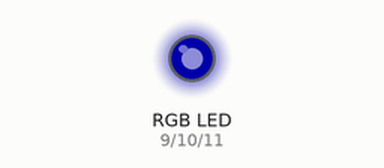
This sketch was run on a simulated Arduino Uno, built with avr-gcc and run on an emulated ATmega328P. Parts: an RGB LED mixed from three pins (HIGH = lit). Dim RGB values are drawn brighter than linear.

Above: at 0.15 s.
At 4.95 s:
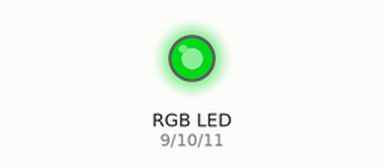
At 9.75 s:
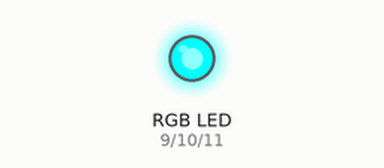
At 19.96 s:
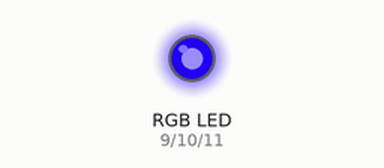
At 28.97 s:
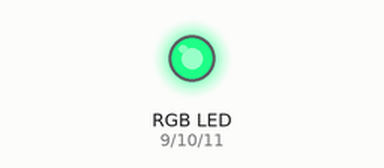
At 39.78 s:
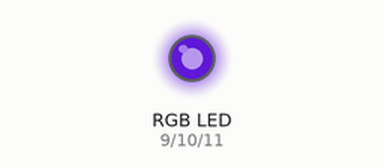
Timing chart, 0 to 40.0 s (numbered marks = the images above):
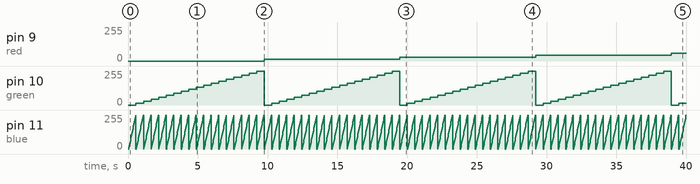

Measured:
- by itself, pin 9 (red): 0/255 → 15/255 at 9.8 s, → 30/255 9.7 s later, → 45/255 9.7 s later, → 60/255 9.7 s later
- by itself, pin 10 (green): repeats every 9.7 s: 30/255 0.54 s, 45/255 0.54 s, 60/255 0.54 s, 75/255 0.54 s, 90/255 0.54 s, 105/255 0.54 s, 120/255 0.54 s, 135/255 0.54 s, 150/255 0.54 s, 165/255 0.54 s, 180/255 0.54 s, 195/255 0.54 s, 210/255 0.54 s, 225/255 0.54 s, 240/255 0.54 s, 255/255 0.54 s, 0/255 0.54 s, 15/255 0.54 s

The sketch:

Tema_II_3.ino
```cpp
int red= 9;
int green= 10;
int blue = 11;

void setup() {
  pinMode(red, OUTPUT);
  pinMode(green, OUTPUT);
  pinMode(blue, OUTPUT);
}

void loop() {

  for(int r=0;r<=255;r=r+15)
     {
      for(int g=0;g<=255;g=g+15)
       {
        for(int b=0;b<=255;b=b+15){
         delay(30);
         analogWrite(red, r);
         analogWrite(green, g);
         analogWrite(blue, b);
      }
     }
    }

    delay(2000);

}
```
